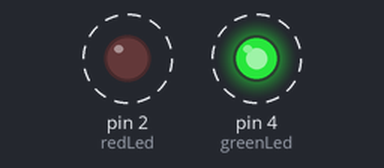
The sketch below on a simulated Arduino Uno, built with avr-gcc and run on an emulated ATmega328P. Parts: output pins drawn as LEDs (lit = HIGH). Dashed ring = blinking.

Above: at 0.5 s.
Timing chart, 0 to 4.6 s (numbered marks = the images above):
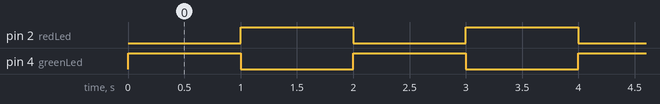

Measured:
- by itself, pin 2 (redLed), pin 4 (greenLed): alternates HIGH for 1.0 s and LOW for 1.0 s
- by itself, everything shown: repeats every 2.0 s, in 3 steps

The sketch:

led_led_led.ino
```cpp
int redLed = 2;
int greenLed = 4;
void setup() {
  // put your setup code here, to run once:
pinMode(greenLed,OUTPUT);
pinMode(redLed,OUTPUT);
}
void loop() {
  // put your main code here, to run repeatedly:
digitalWrite(greenLed,1);
delay(1000);
digitalWrite(greenLed,0);
digitalWrite(redLed,1);
delay(1000);
digitalWrite(redLed,0);
}
```
